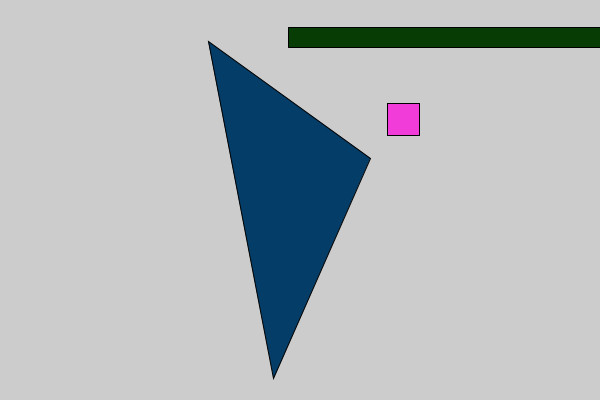
Frame 1 (no input)
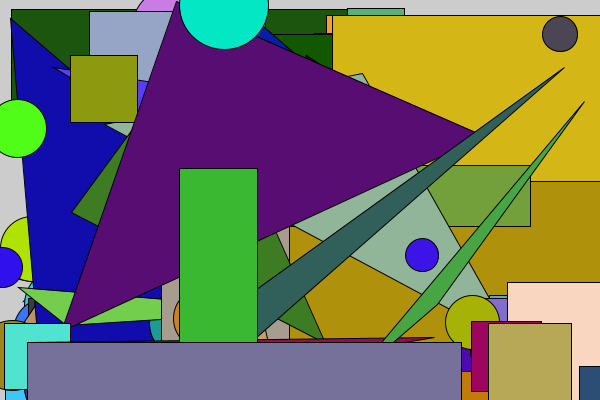
Frame 60 (the mouse pressed at the canvas centre just before this capture)
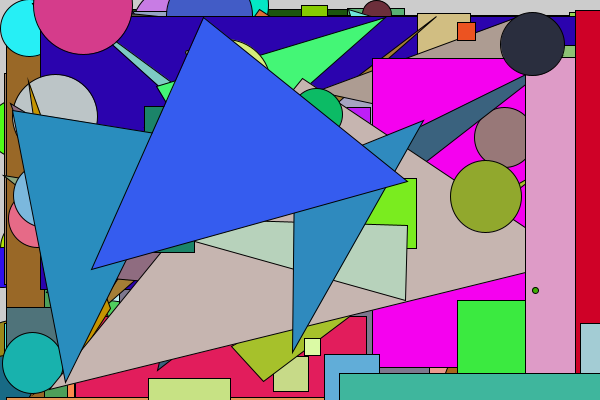
Frame 120 (the mouse held since frame 60 and released just before this capture)

The Processing sketch that drew these frames (run headless with seeded random() and noise(); from frame 60 on, the mouse is pressed at the canvas centre):

// Processing sketch: klasser
// ── klasser.pde
// initiering af variablen f
Firkant f;
Circle c;

void setup() {
  size (600, 400);
}

void draw() {
  // tegner firkanten på canvas

    // initiering af objektet f
    f = new Firkant();
    f.drawFirkant();
    
    Circle c = new Circle();
    c.drawCircle();
    
    Trekant t = new Trekant();
    t.drawTrekant();
    
    Rektangel r = new Rektangel();
    r.drawRektangel();
  
}

// ── Circle.pde
class Circle {
  // klassens attributter/ tilstand
  float x, y, r, g, b, size;

  //konstroktøren
  Circle() {
    this.generate();
  }

  // klassens metoder
  
  // find to tilfældige værdier inden for canvas størrelsen
  void generate() {
    this.x = random(600);
    this.y = random(400);
    this.r = random(255);
    this.g = random(255);
    this.b = random(255);
    this.size = random(100);
    
  }
  
  
  void drawCircle(){
    fill(r, g, b);
    circle(x, y, size);
  }
}

// ── Firkant.pde
class Firkant {
  // klassens attributter/ tilstand
  float x, y, r, g, b, size;

  //konstroktøren
  Firkant() {
    this.generate();
  }

  // klassens metoder
  
  // find to tilfældige værdier inden for canvas størrelsen
  void generate() {
    this.x = random(600);
    this.y = random(400);
    this.r = random(255);
    this.g = random(255);
    this.b = random(255);
    this.size = random(100);
    
  }
  
  // tegn firkant på canvas
  void drawFirkant() {
    fill(r, g, b);
    square(x, y, size);
  }
}

// ── Rektangel.pde
class Rektangel {
  // klassens attributter/ tilstand
  float x, x1, y, y1, r, g, b;

  //konstroktøren
  Rektangel() {
    this.generate();
  }

  // klassens metoder
  
  // find to tilfældige værdier inden for canvas størrelsen
  void generate() {
    this.x = random(600);
    this.y = random(400);
    
    this.x1 = random(600);
    this.y1 = random(400);
    
    this.r = random(255);
    this.g = random(255);
    this.b = random(255);
    
  }
  
  // tegn firkant på canvas
  void drawRektangel() {
    fill(r, g, b);
    rect(x, y, x1, y1);
  }
}

// ── Trekant.pde
class Trekant {
  // klassens attributter/ tilstand
  float x1, x2, x3, y1, y2, y3, r, g, b;

  //konstroktøren
  Trekant() {
    this.generate();
  }

  // klassens metoder
  
  // find to tilfældige værdier inden for canvas størrelsen
  void generate() {
    this.x1 = random(600);
    this.x2 = random(600);
    this.x3 = random(600);
    
    this.y1 = random(400);
    this.y2 = random(400);
    this.y3 = random(400);
    
    this.r = random(255);
    this.g = random(255);
    this.b = random(255);
    
  }
  
  // tegn firkant på canvas
  void drawTrekant() {
    fill(r, g, b);
    triangle(x1, y1, x2, y2, x3, y3);
  }
}
